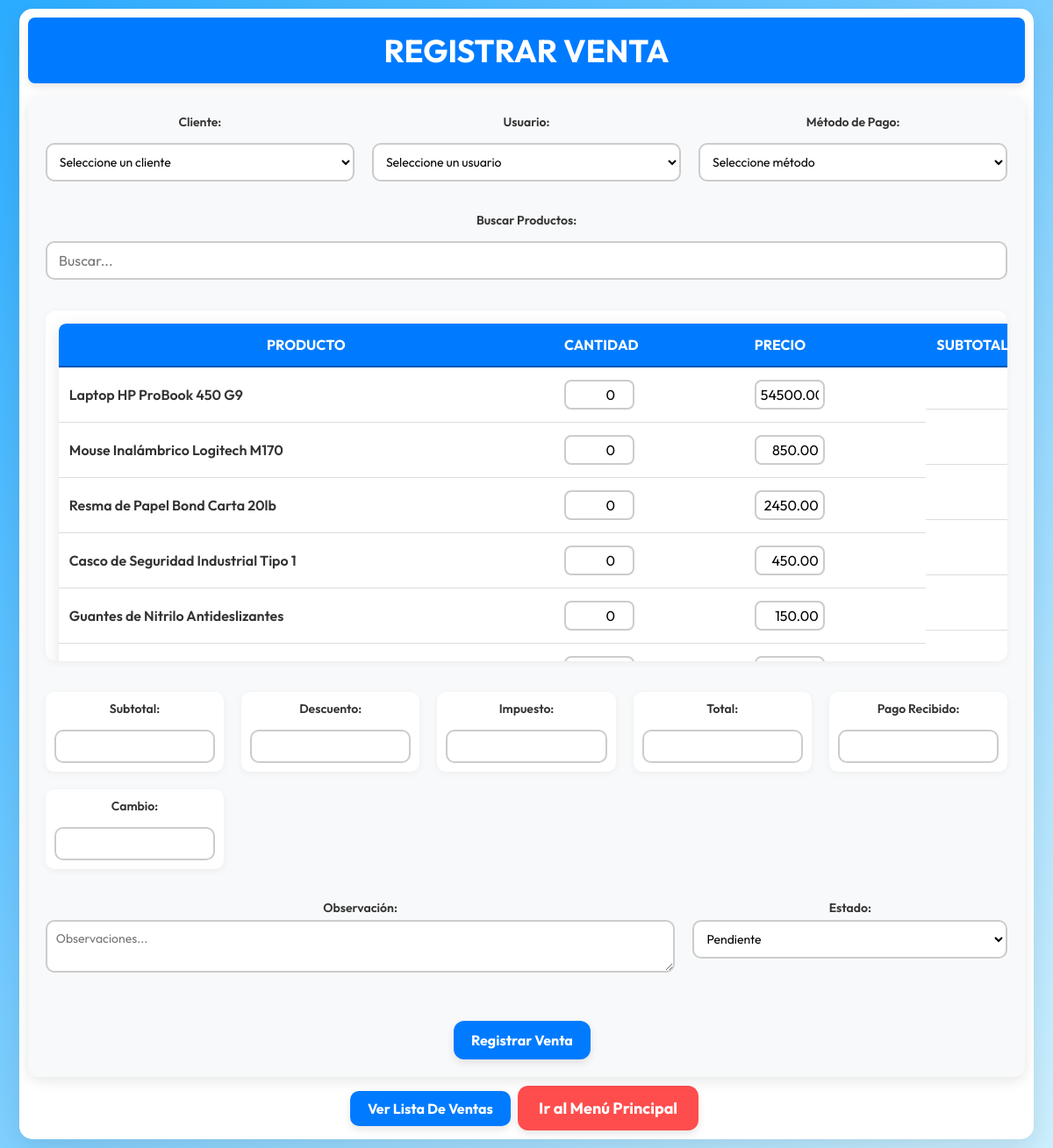
The page /Ventas/index.php on the database its author committed.
### tables this page shows
CREATE TABLE `productos` (
  `id` int(11) NOT NULL AUTO_INCREMENT,
  `nombre` varchar(150) NOT NULL,
  `descripcion` text DEFAULT NULL,
  `categoria` varchar(100) DEFAULT NULL,
  `sku` varchar(50) DEFAULT NULL,
  `precio` decimal(10,2) NOT NULL DEFAULT 0.00,
  `costo` decimal(10,2) NOT NULL DEFAULT 0.00,
  `stock_actual` int(11) NOT NULL DEFAULT 0,
  `stock_minimo` int(11) NOT NULL DEFAULT 5,
  `unidad_medida` varchar(50) DEFAULT 'Unidad',
  PRIMARY KEY (`id`)
);

### Ventas/index.php (the view, shortened to what this page needs)
<?php
include "../config/conexion.php";
$res_productos = $conn->query("SELECT id, nombre, precio FROM productos");
?>
<!DOCTYPE html>
<html lang="es">
<head>
    <link rel="stylesheet" href="venta.css">
</head>
<body>
<div class="container">
    <h2>Registrar Venta</h2>
    <form method="POST" class="registrar-venta-form">
        <div class="form-section">
            <div class="form-block">
                <label>Cliente:</label>
                <select name="id_cliente" required>
                    <option value="">Seleccione un cliente</option>
                </select>
            </div>
            <div class="form-block">
                <label>Usuario:</label>
                <select name="id_usuario" required>
                    <option value="">Seleccione un usuario</option>
                </select>
            </div>
            <div class="form-block">
                <label>Método de Pago:</label>
                <select name="id_metodo_pago" required>
                    <option value="">Seleccione método</option>
                </select>
            </div>
        </div>
        <div class="buscador-productos">
            <label for="filtro-productos">Buscar Productos:</label>
            <input type="text" id="filtro-productos" placeholder=" Buscar..." onkeyup="filtrarProductos()">
        </div>
        <div class="product-table-container">
            <table class="table">
                <thead>
                    <tr>
                        <th>Producto</th>
                        <th>Cantidad</th>
                        <th>Precio</th>
                        <th>Subtotal</th>
                    </tr>
                </thead>
                <tbody>
                    <?php $res_productos->data_seek(0); ?>
                    <?php while ($p = $res_productos->fetch_assoc()): ?>
                        <tr class="fila-producto">
                            <td class="nombre-producto">
                                <?= htmlspecialchars($p['nombre']) ?>
                            </td>
                            <td>
                                <input type="number"
                                       class="cantidad"
                                       name="productos[<?= $p['id'] ?>]"
                                       value="0"
                                       min="0"
                                       oninput="actualizarTotales()">
                            </td>
                            <td>
                                <input type="text"
                                       class="precio"
                                       value="<?= $p['precio'] ?>"
                                       name="precios[<?= $p['id'] ?>]"
                                       readonly>
                            </td>
                            <td>
                            </td>
                        </tr>
                    <?php endwhile; ?>
                </tbody>
            </table>
        </div>
        <div class="totales-section">
            <div class="total-block">
                <label for="subtotal">Subtotal:</label>
                <input type="text" id="subtotal" readonly>
            </div>
            <div class="total-block">
                <label for="descuento">Descuento:</label>
                <input type="text" id="descuento" readonly>
            </div>
            <div class="total-block">
                <label for="impuesto">Impuesto:</label>
                <input type="text" id="impuesto" readonly>
            </div>
            <div class="total-block">
                <label for="total">Total:</label>
                <input type="text" id="total" readonly>
            </div>
            <div class="total-block">
                <label for="pago_recibido">Pago Recibido:</label>
                <input type="number" id="pago_recibido" name="pago_recibido"
                       oninput="actualizarTotales()" required>
            </div>
            <div class="total-block">
                <label for="cambio">Cambio:</label>
                <input type="text" id="cambio" readonly>
            </div>
        </div>
        <div class="observaciones-section">
            <div class="observaciones">
                <label>Observación:</label>
                <textarea name="observacion" placeholder="Observaciones..."></textarea>
            </div>
            <div class="estado-venta">
                <label>Estado:</label>
                <select name="estado" required>
                    <option value="pendiente">Pendiente</option>
                </select>
            </div>
        </div>
        <div class="form-buttons">
            <button type="submit">Registrar Venta</button>
        </div>
    </form>
    <a href="listar.php" class="action-button">Ver Lista De Ventas</a>
    <a href="../menuprincipal/menu.php" class="back-button">Ir al Menú Principal</a>
</div>
</body>
</html>

### rows shown on the page
productos: nombre "Laptop HP ProBook 450 G9", precio "54500.00"
productos: nombre "Mouse Inalámbrico Logitech M170", precio "850.00"
productos: nombre "Resma de Papel Bond Carta 20lb", precio "2450.00"
productos: nombre "Casco de Seguridad Industrial Tipo 1", precio "450.00"
productos: nombre "Guantes de Nitrilo Antideslizantes", precio "150.00"
productos: precio "3800.00"
